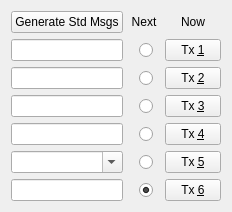
                  <widget class="QWidget" name="tab">
                  <attribute name="title">
                    <string>Messages</string>
                   </attribute>
                   <layout class="QGridLayout" name="gridLayout_7">
                    <item row="0" column="0">
                     <layout class="QGridLayout" name="gridLayout_6" columnstretch="1,0,0">
                      <item row="6" column="1">
                       <widget class="QRadioButton" name="txrb6">
                        <property name="toolTip">
                         <string>Send this message in next Tx interval</string>
                        </property>
                        <property name="styleSheet">
                         <string notr="true">margin-left: 10%; margin-right: 0%</string>
                        </property>
                        <property name="text">
                         <string/>
                        </property>
                        <property name="shortcut">
                         <string>Ctrl+6</string>
                        </property>
                        <property name="checked">
                         <bool>true</bool>
                        </property>
                       </widget>
                      </item>
                      <item row="0" column="1">
                       <widget class="QLabel" name="label_5">
                        <property name="toolTip">
                         <string>Queue up the next Tx message</string>
                        </property>
                        <property name="text">
                         <string>Next</string>
                        </property>
                        <property name="alignment">
                         <set>Qt::AlignCenter</set>
                        </property>
                       </widget>
                      </item>
                      <item row="1" column="0">
                       <widget class="QLineEdit" name="tx1">
                        <property name="sizePolicy">
                         <sizepolicy hsizetype="Preferred" vsizetype="Fixed">
                          <horstretch>0</horstretch>
                          <verstretch>0</verstretch>
                         </sizepolicy>
                        </property>
                       </widget>
                      </item>
                      <item row="4" column="1">
                       <widget class="DoubleClickableRadioButton" name="txrb4">
                        <property name="toolTip">
                         <string>&lt;html&gt;&lt;head/&gt;&lt;body&gt;&lt;p&gt;Send this message in next Tx interval&lt;/p&gt;&lt;p&gt;Double-click to toggle between RRR and RR73 messages in Tx4 (not allowed for type 2 compound call holders)&lt;/p&gt;&lt;p&gt;RR73 messages should only be used when you are reasonably confident that no message repetitions will be required&lt;/p&gt;&lt;/body&gt;&lt;/html&gt;</string>
                        </property>
                        <property name="accessibleDescription">
                         <string>Send this message in next Tx interval
Double-click to toggle between RRR and RR73 messages in Tx4 (not allowed for type 2 compound call holders)
RR73 messages should only be used when you are reasonably confident that no message repetitions will be required</string>
                        </property>
                        <property name="styleSheet">
                         <string notr="true">margin-left: 10%; margin-right: 0%</string>
                        </property>
                        <property name="text">
                         <string/>
                        </property>
                        <property name="shortcut">
                         <string>Ctrl+4</string>
                        </property>
                       </widget>
                      </item>
                      <item row="1" column="1">
                       <widget class="DoubleClickableRadioButton" name="txrb1">
                        <property name="toolTip">
                         <string>&lt;html&gt;&lt;head/&gt;&lt;body&gt;&lt;p&gt;Send this message in next Tx interval&lt;/p&gt;&lt;p&gt;Double click to toggle the use of the Tx1 message to start a QSO with a station (not allowed for type 1 compound call holders)&lt;/p&gt;&lt;/body&gt;&lt;/html&gt;</string>
                        </property>
                        <property name="accessibleDescription">
                         <string>Send this message in next Tx interval
Double click to toggle the use of the Tx1 message to start a QSO with a station (not allowed for type 1 compound call holders)</string>
                        </property>
                        <property name="styleSheet">
                         <string notr="true">margin-left: 10%; margin-right: 0%</string>
                        </property>
                        <property name="text">
                         <string/>
                        </property>
                        <property name="shortcut">
                         <string>Ctrl+1</string>
                        </property>
                       </widget>
                      </item>
                      <item row="6" column="0">
                       <widget class="QLineEdit" name="tx6">
                        <property name="sizePolicy">
                         <sizepolicy hsizetype="Preferred" vsizetype="Fixed">
                          <horstretch>0</horstretch>
                          <verstretch>0</verstretch>
                         </sizepolicy>
                        </property>
                       </widget>
                      </item>
                      <item row="5" column="2">
                       <widget class="DoubleClickablePushButton" name="txb5">
                        <property name="focusPolicy">
                         <enum>Qt::StrongFocus</enum>
                        </property>
                        <property name="toolTip">
                         <string>&lt;html&gt;&lt;head/&gt;&lt;body&gt;&lt;p&gt;Switch to this Tx message NOW&lt;/p&gt;&lt;p&gt;Double-click to reset to the standard 73 message&lt;/p&gt;&lt;p&gt;Right-click to retain Tx5 free text&lt;/p&gt;&lt;/body&gt;&lt;/html&gt;</string>
                        </property>
                        <property name="accessibleDescription">
                         <string>&lt;html&gt;&lt;head/&gt;&lt;body&gt;&lt;p&gt;Switch to this Tx message NOW&lt;/p&gt;&lt;p&gt;Double-click to reset to the standard 73 message&lt;/p&gt;&lt;p&gt;Right-click to retain Tx5 free text&lt;/p&gt;&lt;/body&gt;&lt;/html&gt;</string>
                        </property>
                        <property name="styleSheet">
                         <string notr="true">padding-left: 15%; padding-right: 15%; padding-top: 3%; padding-bottom: 3%</string>
                        </property>
                        <property name="text">
                         <string>Tx &amp;5</string>
                        </property>
                        <property name="shortcut">
                         <string>Alt+5</string>
                        </property>
                       </widget>
                      </item>
                      <item row="2" column="2">
                       <widget class="QPushButton" name="txb2">
                        <property name="toolTip">
                         <string>Switch to this Tx message NOW</string>
                        </property>
                        <property name="styleSheet">
                         <string notr="true">padding-left: 15%; padding-right: 15%; padding-top: 3%; padding-bottom: 3%</string>
                        </property>
                        <property name="text">
                         <string>Tx &amp;2</string>
                        </property>
                        <property name="shortcut">
                         <string>Alt+2</string>
                        </property>
                       </widget>
                      </item>
                      <item row="2" column="0">
                       <widget class="QLineEdit" name="tx2">
                        <property name="sizePolicy">
                         <sizepolicy hsizetype="Preferred" vsizetype="Fixed">
                          <horstretch>0</horstretch>
                          <verstretch>0</verstretch>
                         </sizepolicy>
                        </property>
                       </widget>
                      </item>
                      <item row="0" column="2">
                       <widget class="QLabel" name="label_2">
                        <property name="toolTip">
                         <string>Switch to this Tx message NOW</string>
                        </property>
                        <property name="text">
                         <string>Now</string>
                        </property>
                        <property name="alignment">
                         <set>Qt::AlignCenter</set>
                        </property>
                       </widget>
                      </item>
                      <item row="2" column="1">
                       <widget class="QRadioButton" name="txrb2">
                        <property name="toolTip">
                         <string>Send this message in next Tx interval</string>
                        </property>
                        <property name="styleSheet">
                         <string notr="true">margin-left: 10%; margin-right: 0%</string>
                        </property>
                        <property name="text">
                         <string/>
                        </property>
                        <property name="shortcut">
                         <string>Ctrl+2</string>
                        </property>
                       </widget>
                      </item>
                      <item row="4" column="0">
                       <widget class="QLineEdit" name="tx4">
                        <property name="sizePolicy">
                         <sizepolicy hsizetype="Preferred" vsizetype="Fixed">
                          <horstretch>0</horstretch>
                          <verstretch>0</verstretch>
                         </sizepolicy>
                        </property>
                       </widget>
                      </item>
                      <item row="3" column="0">
                       <widget class="QLineEdit" name="tx3">
                        <property name="sizePolicy">
                         <sizepolicy hsizetype="Preferred" vsizetype="Fixed">
                          <horstretch>0</horstretch>
                          <verstretch>0</verstretch>
                         </sizepolicy>
                        </property>
                       </widget>
                      </item>
                      <item row="0" column="0">
                       <widget class="QPushButton" name="genStdMsgsPushButton">
                        <property name="toolTip">
                         <string>Generate standard messages for minimal QSO</string>
                        </property>
                        <property name="text">
                         <string>Generate Std Msgs</string>
                        </property>
                       </widget>
                      </item>
                      <item row="3" column="2">
                       <widget class="QPushButton" name="txb3">
                        <property name="toolTip">
                         <string>Switch to this Tx message NOW</string>
                        </property>
                        <property name="styleSheet">
                         <string notr="true">padding-left: 15%; padding-right: 15%; padding-top: 3%; padding-bottom: 3%</string>
                        </property>
                        <property name="text">
                         <string>Tx &amp;3</string>
                        </property>
                        <property name="shortcut">
                         <string>Alt+3</string>
                        </property>
                       </widget>
                      </item>
                      <item row="4" column="2">
                       <widget class="DoubleClickablePushButton" name="txb4">
                        <property name="toolTip">
                         <string>&lt;html&gt;&lt;head/&gt;&lt;body&gt;&lt;p&gt;Switch to this Tx message NOW&lt;/p&gt;&lt;p&gt;Double-click to toggle between RRR and RR73 messages in Tx4 (not allowed for type2 compound call holders)&lt;/p&gt;&lt;p&gt;RR73 messages should only be used when you are reasonably confident that no message repetitions will be required&lt;/p&gt;&lt;/body&gt;&lt;/html&gt;</string>
                        </property>
                        <property name="accessibleDescription">
                         <string>Switch to this Tx message NOW
Double-click to toggle between RRR and RR73 messages in Tx4 (not allowed for type2 compound call holders)
RR73 messages should only be used when you are reasonably confident that no message repetitions will be required</string>
                        </property>
                        <property name="styleSheet">
                         <string notr="true">padding-left: 15%; padding-right: 15%; padding-top: 3%; padding-bottom: 3%</string>
                        </property>
                        <property name="text">
                         <string>Tx &amp;4</string>
                        </property>
                        <property name="shortcut">
                         <string>Alt+4</string>
                        </property>
                       </widget>
                      </item>
                      <item row="1" column="2">
                       <widget class="DoubleClickablePushButton" name="txb1">
                        <property name="toolTip">
                         <string>&lt;html&gt;&lt;head/&gt;&lt;body&gt;&lt;p&gt;Switch to this Tx message NOW&lt;/p&gt;&lt;p&gt;Double click to toggle the use of the Tx1 message to start a QSO with a station (not allowed for type 1 compound call holders)&lt;/p&gt;&lt;/body&gt;&lt;/html&gt;</string>
                        </property>
                        <property name="accessibleDescription">
                         <string>Switch to this Tx message NOW
Double click to toggle the use of the Tx1 message to start a QSO with a station (not allowed for type 1 compound call holders)</string>
                        </property>
                        <property name="layoutDirection">
                         <enum>Qt::LeftToRight</enum>
                        </property>
                        <property name="styleSheet">
                         <string notr="true">padding-left: 15%; padding-right: 15%; padding-top: 3%; padding-bottom: 3%</string>
                        </property>
                        <property name="text">
                         <string>Tx &amp;1</string>
                        </property>
                        <property name="shortcut">
                         <string>Alt+1</string>
                        </property>
                       </widget>
                      </item>
                      <item row="6" column="2">
                       <widget class="QPushButton" name="txb6">
                        <property name="toolTip">
                         <string>Switch to this Tx message NOW</string>
                        </property>
                        <property name="styleSheet">
                         <string notr="true">padding-left: 15%; padding-right: 15%; padding-top: 3%; padding-bottom: 3%</string>
                        </property>
                        <property name="text">
                         <string>Tx &amp;6</string>
                        </property>
                        <property name="shortcut">
                         <string>Alt+6</string>
                        </property>
                       </widget>
                      </item>
                      <item row="3" column="1">
                       <widget class="QRadioButton" name="txrb3">
                        <property name="toolTip">
                         <string>Send this message in next Tx interval</string>
                        </property>
                        <property name="styleSheet">
                         <string notr="true">margin-left: 10%; margin-right: 0%</string>
                        </property>
                        <property name="text">
                         <string/>
                        </property>
                        <property name="shortcut">
                         <string>Ctrl+3</string>
                        </property>
                       </widget>
                      </item>
                      <item row="5" column="0">
                       <widget class="QComboBox" name="tx5">
                        <property name="toolTip">
                         <string>Enter a free text message (maximum 13 characters)
or select a predefined macro from the dropdown list.
Press ENTER to add the current text to the predefined
list. The list can be maintained in Settings (F2).</string>
                        </property>
                        <property name="editable">
                         <bool>true</bool>
                        </property>
                        <property name="insertPolicy">
                         <enum>QComboBox::InsertAtBottom</enum>
                        </property>
                       </widget>
                      </item>
                      <item row="5" column="1">
                       <widget class="DoubleClickableRadioButton" name="txrb5">
                        <property name="toolTip">
                         <string>&lt;html&gt;&lt;head/&gt;&lt;body&gt;&lt;p&gt;Send this message in next Tx interval&lt;/p&gt;&lt;p&gt;Double-click to reset to the standard 73 message&lt;/p&gt;&lt;/body&gt;&lt;/html&gt;</string>
                        </property>
                        <property name="accessibleDescription">
                         <string>Send this message in next Tx interval
Double-click to reset to the standard 73 message</string>
                        </property>
                        <property name="styleSheet">
                         <string notr="true">margin-left: 10%; margin-right: 0%</string>
                        </property>
                        <property name="text">
                         <string/>
                        </property>
                        <property name="shortcut">
                         <string>Ctrl+5</string>
                        </property>
                       </widget>
                      </item>
                     </layout>
                    </item>
                   </layout>
                  </widget>
